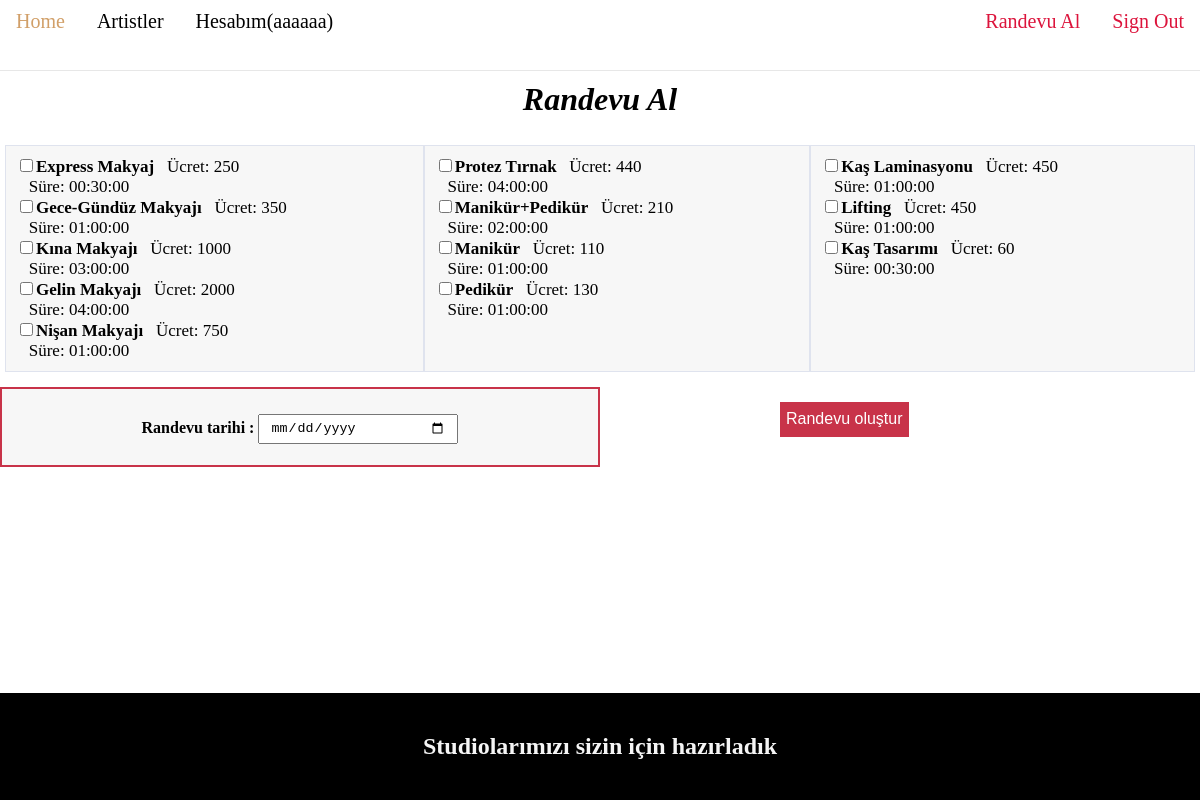
The app's page /kuafor_randevu_sistemi/pages/randevu.php (signed in) with its own data.
### tables this page shows
CREATE TABLE `process` (
  `id` int NOT NULL AUTO_INCREMENT,
  `process_name` int NOT NULL,
  `sub_process` varchar(50) NOT NULL,
  `price` double NOT NULL,
  `time` time NOT NULL,
  PRIMARY KEY (`id`),
  KEY `fk_process_name` (`process_name`),
  CONSTRAINT `fk_process_name` FOREIGN KEY (`process_name`) REFERENCES `kind-of-process` (`id`) ON DELETE CASCADE ON UPDATE CASCADE
);

### kuafor_randevu_sistemi/listProcess.php (the view, shortened to what this page needs)
<?php
include "config.php";
$sorgu = $mysqli->query("SELECT kuafor_randevu.process.id as id,kuafor_randevu.`kind-of-process`.process, sub_process,price,time FROM kuafor_randevu.process
INNER JOIN kuafor_randevu.`kind-of-process` ON kuafor_randevu.process.process_name = kuafor_randevu.`kind-of-process`.id
where process_name = 1");
if ($sorgu->num_rows > 0) {
    echo "<div class='grid-item'>";
    while($row = $sorgu->fetch_assoc()) {
        echo "<input type='checkbox' name='islemler[]' value=".$row["id"] ."/><b>".$row["sub_process"] . "</b>&ensp; Ücret: " . $row["price"] . "<br/>&ensp; Süre: " . $row["time"]."</br>";
    }
    echo "</div>";
}
$sorgu2 = $mysqli->query("SELECT kuafor_randevu.process.id as id,kuafor_randevu.`kind-of-process`.process, sub_process,price,time FROM kuafor_randevu.process
INNER JOIN kuafor_randevu.`kind-of-process` ON kuafor_randevu.process.process_name = kuafor_randevu.`kind-of-process`.id
where process_name = 2");
if ($sorgu2->num_rows > 0) {
    echo "<div class='grid-item'>";
    while($row = $sorgu2->fetch_assoc()) {
        echo "<input type='checkbox' name='islemler[]' value=".$row["id"] ."/><b>".$row["sub_process"] . "</b>&ensp; Ücret: " . $row["price"] . "<br/>&ensp; Süre: " . $row["time"]."</br>";
    }
    echo "</div>";
}
$sorgu3 = $mysqli->query("SELECT kuafor_randevu.process.id as id,kuafor_randevu.`kind-of-process`.process, sub_process,price,time FROM kuafor_randevu.process
INNER JOIN kuafor_randevu.`kind-of-process` ON kuafor_randevu.process.process_name = kuafor_randevu.`kind-of-process`.id
where process_name = 3");
if ($sorgu3->num_rows > 0) {
    echo "<div class='grid-item'>";
    while($row = $sorgu3->fetch_assoc()) {
        echo "<input type='checkbox' name='islemler[]' value=".$row["id"] ."/><b>".$row["sub_process"] . "</b>&ensp; Ücret: " . $row["price"] . "<br/>&ensp; Süre: " . $row["time"]."</br>";
    }
    echo "</div>";
}

### kuafor_randevu_sistemi/pages/randevu.php (style rules this page uses)
* { box-sizing: border-box; }
body { margin: 0; }
.grid-item { border: 1px solid #DFE3EE; padding: 10px; background-color: #F7F7F7; font-size: 17px; }

### records on screen
process: sub_process "Express Makyaj", price "250", time "00:30:00"
process: sub_process "Gece-Gündüz Makyajı", price "350", time "01:00:00"
process: sub_process "Kına Makyajı", price "1000", time "03:00:00"
process: sub_process "Gelin Makyajı", price "2000", time "04:00:00"
process: sub_process "Nişan Makyajı", price "750", time "01:00:00"
process: sub_process "Protez Tırnak", price "440", time "04:00:00"
process: sub_process "Manikür+Pedikür", price "210", time "02:00:00"
process: sub_process "Manikür", price "110", time "01:00:00"
process: sub_process "Pedikür", price "130", time "01:00:00"
process: sub_process "Kaş Laminasyonu", price "450", time "01:00:00"
process: sub_process "Lifting", price "450", time "01:00:00"
process: sub_process "Kaş Tasarımı", price "60", time "00:30:00"

### other values on screen
$_SESSION["name"] "aaa"
$_SESSION["lastname"] "aaa"
